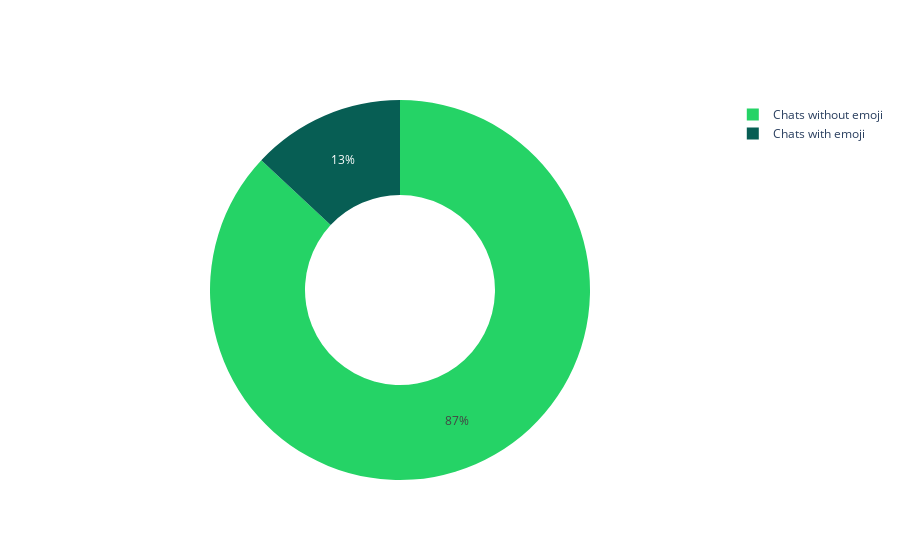

Here is the notebook cell this chart was saved with:
### Code cell
fig = go.Figure(data=go.Pie(labels = ["Chats without emoji", "Chats with emoji"],
                            values = df.assign(is_emoji = df["Emoji"].apply(lambda x: True if x != "" else False)).groupby("is_emoji").count()[["Message"]].reset_index()["Message"],
                            hole = 0.5, 
                            marker = dict(colors=[ "#25D366", "#075E54"])))
fig.update_traces(hoverinfo = "label + value")

### Figure 1 — Plotly figure (JSON) as saved in the notebook; plotly's stock layout.template omitted (floating-point values rounded to 4 significant figures)
{"data": [{"hole": 0.5, "hoverinfo": "label+value", "labels": ["Chats without emoji", "Chats with emoji"], "marker": {"colors": ["#25D366", "#075E54"]}, "type": "pie", "values": [54581, 8173]}], "layout": {}}
